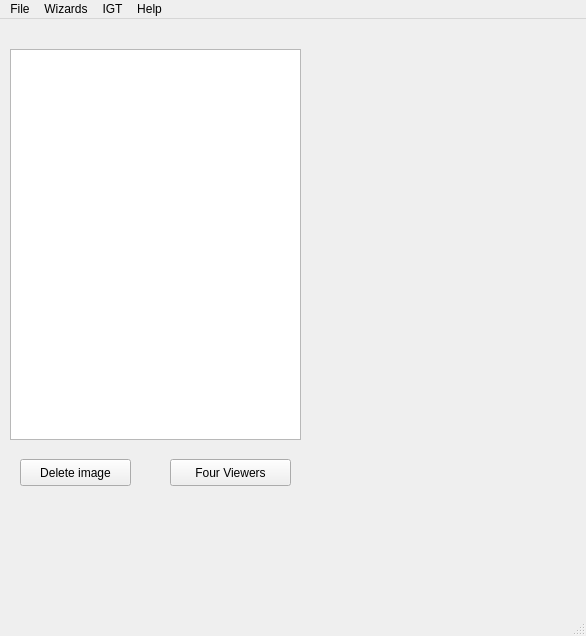
<?xml version="1.0" encoding="UTF-8"?>
<ui version="4.0">
 <class>Viz</class>
 <widget class="QMainWindow" name="Viz">
  <property name="geometry">
   <rect>
    <x>0</x>
    <y>0</y>
    <width>586</width>
    <height>636</height>
   </rect>
  </property>
  <property name="acceptDrops">
   <bool>true</bool>
  </property>
  <property name="windowTitle">
   <string>crlViz</string>
  </property>
  <widget class="QWidget" name="centralwidget">
   <widget class="QListWidget" name="fileListWidget">
    <property name="geometry">
     <rect>
      <x>10</x>
      <y>30</y>
      <width>291</width>
      <height>391</height>
     </rect>
    </property>
    <property name="sizePolicy">
     <sizepolicy hsizetype="Fixed" vsizetype="Fixed">
      <horstretch>0</horstretch>
      <verstretch>0</verstretch>
     </sizepolicy>
    </property>
    <property name="contextMenuPolicy">
     <enum>Qt::DefaultContextMenu</enum>
    </property>
    <property name="acceptDrops">
     <bool>true</bool>
    </property>
    <property name="dragEnabled">
     <bool>true</bool>
    </property>
    <property name="dragDropMode">
     <enum>QAbstractItemView::DragOnly</enum>
    </property>
    <property name="sortingEnabled">
     <bool>false</bool>
    </property>
   </widget>
   <widget class="QFrame" name="frame">
    <property name="geometry">
     <rect>
      <x>10</x>
      <y>430</y>
      <width>291</width>
      <height>51</height>
     </rect>
    </property>
    <property name="frameShape">
     <enum>QFrame::NoFrame</enum>
    </property>
    <property name="frameShadow">
     <enum>QFrame::Plain</enum>
    </property>
    <widget class="QPushButton" name="btnDelete">
     <property name="geometry">
      <rect>
       <x>10</x>
       <y>10</y>
       <width>111</width>
       <height>27</height>
      </rect>
     </property>
     <property name="text">
      <string>Delete image</string>
     </property>
    </widget>
    <widget class="QPushButton" name="btnFourViewers">
     <property name="geometry">
      <rect>
       <x>160</x>
       <y>10</y>
       <width>121</width>
       <height>27</height>
      </rect>
     </property>
     <property name="text">
      <string>Four Viewers</string>
     </property>
    </widget>
   </widget>
  </widget>
  <widget class="QMenuBar" name="menubar">
   <property name="geometry">
    <rect>
     <x>0</x>
     <y>0</y>
     <width>586</width>
     <height>20</height>
    </rect>
   </property>
   <widget class="QMenu" name="menuHelp">
    <property name="title">
     <string>Help</string>
    </property>
    <addaction name="actionAbout_Viz"/>
    <addaction name="actionKeyboard_shortcuts"/>
   </widget>
   <widget class="QMenu" name="menuFile">
    <property name="title">
     <string>File</string>
    </property>
    <addaction name="actionOpen_Scene"/>
    <addaction name="actionSave_Scene"/>
    <addaction name="separator"/>
    <addaction name="actionAdd_Volume"/>
    <addaction name="actionAdd_Probability_Map"/>
    <addaction name="actionAdd_Segmented_Volume"/>
    <addaction name="actionAdd_fMRI_Activation_Map"/>
    <addaction name="actionAdd_Tensor_Volume"/>
    <addaction name="actionAdd_RGB_Volume"/>
    <addaction name="actionAdd_Model"/>
    <addaction name="actionAdd_Model_with_Scalars"/>
    <addaction name="separator"/>
    <addaction name="actionExit"/>
   </widget>
   <widget class="QMenu" name="menuWizards">
    <property name="title">
     <string>Wizards</string>
    </property>
    <addaction name="actionSTAPLE"/>
   </widget>
   <widget class="QMenu" name="menuIGT">
    <property name="title">
     <string>IGT</string>
    </property>
    <widget class="QMenu" name="menuTools">
     <property name="title">
      <string>Tools</string>
     </property>
    </widget>
    <addaction name="actionConnect_to_VectorVision"/>
    <addaction name="actionDisconnect"/>
    <addaction name="actionGet_Image_Data"/>
    <addaction name="separator"/>
    <addaction name="menuTools"/>
   </widget>
   <addaction name="menuFile"/>
   <addaction name="menuWizards"/>
   <addaction name="menuIGT"/>
   <addaction name="menuHelp"/>
  </widget>
  <widget class="QStatusBar" name="statusbar"/>
  <action name="actionOpen_Scene">
   <property name="text">
    <string>Open Scene...</string>
   </property>
  </action>
  <action name="actionSave_Scene">
   <property name="text">
    <string>Save Scene...</string>
   </property>
  </action>
  <action name="actionAdd_Volume">
   <property name="text">
    <string>Add &amp;Volume...</string>
   </property>
   <property name="shortcut">
    <string>V</string>
   </property>
   <property name="shortcutContext">
    <enum>Qt::ApplicationShortcut</enum>
   </property>
  </action>
  <action name="actionAdd_Model">
   <property name="text">
    <string>Add Model...</string>
   </property>
   <property name="shortcut">
    <string>M</string>
   </property>
   <property name="shortcutContext">
    <enum>Qt::ApplicationShortcut</enum>
   </property>
  </action>
  <action name="actionExit">
   <property name="text">
    <string>Exit</string>
   </property>
  </action>
  <action name="actionAbout_Viz">
   <property name="text">
    <string>About Viz</string>
   </property>
  </action>
  <action name="actionKeyboard_shortcuts">
   <property name="text">
    <string>Keyboard shortcuts</string>
   </property>
  </action>
  <action name="actionAdd_Probability_Map">
   <property name="text">
    <string>Add &amp;Probability Map...</string>
   </property>
   <property name="shortcut">
    <string>P</string>
   </property>
   <property name="shortcutContext">
    <enum>Qt::ApplicationShortcut</enum>
   </property>
  </action>
  <action name="actionAdd_Tensor_Volume">
   <property name="text">
    <string>Add &amp;Tensor Volume...</string>
   </property>
   <property name="shortcut">
    <string>T</string>
   </property>
   <property name="shortcutContext">
    <enum>Qt::ApplicationShortcut</enum>
   </property>
  </action>
  <action name="actionAdd_Segmented_Volume">
   <property name="text">
    <string>Add &amp;Segmented Volume...</string>
   </property>
   <property name="shortcut">
    <string>S</string>
   </property>
   <property name="shortcutContext">
    <enum>Qt::ApplicationShortcut</enum>
   </property>
  </action>
  <action name="actionAdd_RGB_Volume">
   <property name="text">
    <string>Add RGB Tensor Volume...</string>
   </property>
   <property name="iconText">
    <string>Add RGB Tensor Volume</string>
   </property>
   <property name="toolTip">
    <string>Add tensor volume which will be mapped to RGB</string>
   </property>
   <property name="shortcut">
    <string>G</string>
   </property>
   <property name="shortcutContext">
    <enum>Qt::ApplicationShortcut</enum>
   </property>
  </action>
  <action name="actionAdd_fMRI_Activation_Map">
   <property name="text">
    <string>Add fMRI Activation Map...</string>
   </property>
  </action>
  <action name="actionAdd_Model_with_Scalars">
   <property name="text">
    <string>Add Model with Scalars...</string>
   </property>
  </action>
  <action name="actionSTAPLE">
   <property name="text">
    <string>STAPLE</string>
   </property>
  </action>
  <action name="actionConnect_to_VectorVision">
   <property name="text">
    <string>Connect to VectorVision...</string>
   </property>
  </action>
  <action name="actionDisconnect">
   <property name="text">
    <string>Disconnect</string>
   </property>
  </action>
  <action name="actionShow_Tool">
   <property name="text">
    <string>Show Tool</string>
   </property>
  </action>
  <action name="actionAbc">
   <property name="text">
    <string>abc</string>
   </property>
  </action>
  <action name="actionDownload_image_data_from_VectorVision">
   <property name="text">
    <string>Download image data from VectorVision</string>
   </property>
  </action>
  <action name="actionGet_Image_Data">
   <property name="text">
    <string>Get Image Data</string>
   </property>
  </action>
 </widget>
 <resources/>
 <connections/>
</ui>
